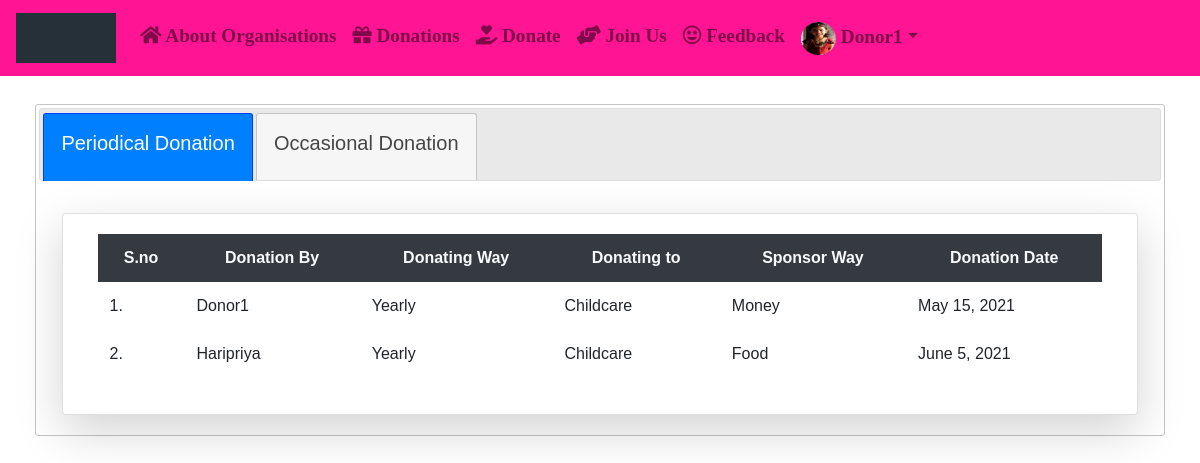
/info/ (signed in), run on an earlier commit of the app's database.
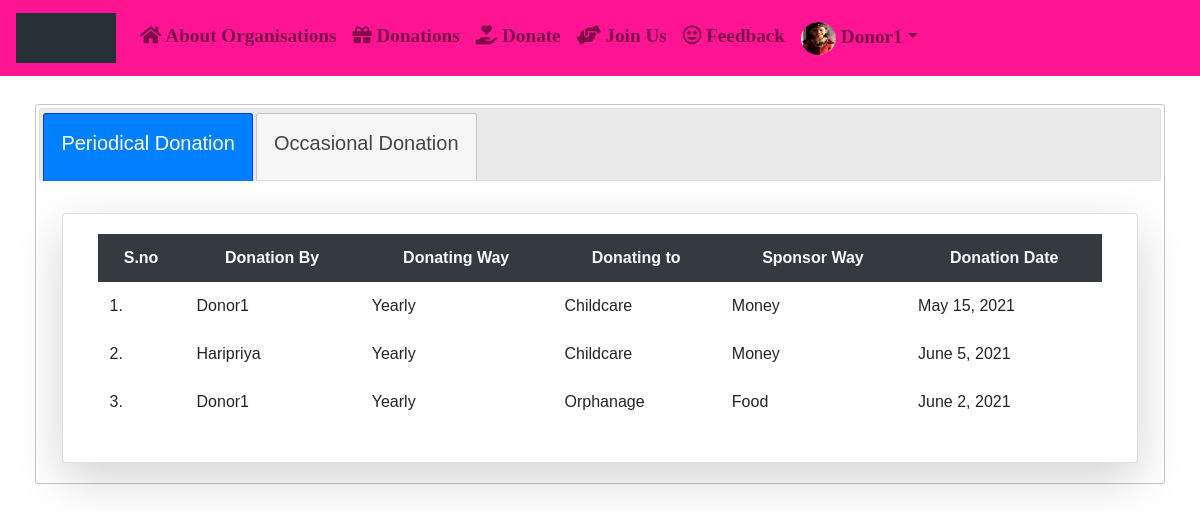
And on a later commit of the database.
### App/models.py (models this page shows)
class User(AbstractUser):
	img= models.ImageField(upload_to='Profiles/',default="profile.png")
	dob=models.DateField(null=True,blank=True)
	g=[('Male','Male'),('Female','Female')]
	gender=models.CharField(max_length=10,choices=g,null=True,blank=True)
	ph_no=models.CharField(max_length=10)
	pan_no=models.CharField(max_length=10,null=True,blank=True)
	address=models.CharField(max_length=100)
	postal_code=models.CharField(max_length=7)
	city=models.CharField(max_length=20)
	state=models.CharField(max_length=20,default='Andhra Pradesh')
	country=models.CharField(max_length=20,default='India')
	idgen = models.TextField(blank=True)
	p=[(1,'Donor'),(2,'Organisation'),(3,'Guest')]
	role=models.IntegerField(choices=p,default=3)

class Donate(models.Model):
	d=[('Select',"Select"),('Yearly',"Yearly Once"),('Monthly',"Monthly Once"),('Quarterly',"Quarterly Once"),('One Time',"One time donation")]
	s=[('Select',"Select"),('Food',"Food"),('Clothes',"Clothes"),('Money',"Money")]
	username=models.CharField(max_length=50)
	email=models.EmailField(max_length=50)
	ways_to_donate=models.CharField(max_length=50,choices=d,default='Select')
	donating_to=models.CharField(max_length=50)
	sponsor_way=models.CharField(max_length=50,choices=s,default='Select')
	donating_date=models.DateField()
	uid=models.ForeignKey(User,on_delete=models.CASCADE)

### App/views.py (the view)
# urls.py: path('info/',views.information,name="info"),
def information(request):
	d=Donate.objects.all()
	o=OccDonate.objects.all()
	return render(request,'html/information.html',{'d':d,'o':o})

### App/templates/html/information.html (shortened to what this page needs)
{% extends 'html/base.html' %}
{% block content %}
<div class="container-fluid mt-2">
	<div class="card-body">
		<div id="tabs">
  			<ul>
    			<li><a href="#tab1"class="btn btn col-sm my-2 mx-auto"><h5>Periodical Donation</h5></a></li>
    			<li><a href="#tab2"class="btn btn col-sm my-2 mx-auto"><h5>Occasional Donation</h5></a></li>
  			</ul>
  			<div id="tab1">
  				<div class="container-fluid mt-2">
				<div class="row">
  				<div class="card col-md mt-2 shadow-lg">
				<div class="card-body">
				<table class="table table-borderless table-center">
					<tr class="bg-dark text-light text-center">
						<th>S.no</th>
						<th>Donation By</th>
						<th>Donating Way</th>
						<th>Donating to</th>
						<th>Sponsor Way</th>
						<th>Donation Date</th>
					</tr>
            		{% for k in d %}
            		<tr>
            			<td>{{forloop.counter}}.</td>
            			<td>{{k.username}}</td>
            			<td>{{k.ways_to_donate}}</td>
            			<td>{{k.donating_to}}</td>
            			<td>{{k.sponsor_way}}</td>
            			<td>{{k.donating_date}}</td>
            		</tr>
            		{% endfor %}
            	</table>
			</div>
		</div>
	</div>
</div>
</div>
</div>
</div>
</div>
{% endblock %}

### App/templates/html/base.html (shortened to what this page needs)
{% load static %}
<!DOCTYPE html>
<html lang="en">
<head>
  <link rel="stylesheet" href="{% static 'css/bootstrap.min.css' %}">
  <link rel="stylesheet" href="{% static 'css/jquery-ui.css' %}">
</head>
<body>
{% include 'html/navbar.html' %}
{% block content %}
{% endblock %}
</body>
</html>

### App/templates/html/navbar.html (shortened to what this page needs)
{% load static %}
<link rel="stylesheet" href="https://use.fontawesome.com/releases/v5.7.0/css/all.css">
<link rel="stylesheet" href="https://cdnjs.cloudflare.com/ajax/libs/font-awesome/4.7.0/css/font-awesome.min.css">
<nav class="navbar navbar-expand-md navbar-light" style="background-color:#FF1493;">
  <a class="navbar-brand" href="{% url 'hm' %}"> <img src="{% static 'images/gif.gif' %}" alt="logo" style="width:100px;height:50px">
</a>
  <div style="font-family:Garamond;font-weight:bold;font-size: 120%;">
  <div class="collapse navbar-collapse" id="collapsibleNavbar">
    <ul class="navbar-nav">
      {% if not user.is_authenticated %}
      <li class="nav-item">
        <a class="nav-link" href="{% url 'hm' %}"><i class="fas fa-home"></i> Home</a>
      </li>
      <li class="nav-item">
        <a class="nav-link" href="{% url 'rg' %}"><i class='fas fa-user-plus'></i> Register Here</a>
      </li>
      <li class="nav-item">
        <a class="nav-link disabled" href="{% url 'lg' %}"><i class="fas fa-address-card"></i> Login</a>
      </li>
      {% elif user.role == 1 %}
      <li class="nav-item">
        <a class="nav-link" href="{% url 'aus' %}"><i class='fas fa-home'></i> About Organisations</a>
      </li>
      <li class="nav-item">
        <a class="nav-link" href="{% url 'mn' %}"><i class='fas fa-gift'></i> Donations</a>
      </li>
      <li class="nav-item">
        <a class="nav-link" href="{% url 'don' %}"><i class="fas fa-hand-holding-heart"></i> Donate</a>
      </li>
      <li class="nav-item">
        <a class="nav-link" href="{% url 'join' %}"><i class="fas fa-hands-helping"></i> Join Us</a>
      </li>
      <li class="nav-item">
      <a class="nav-link" href="{% url 'fb' %}"><i class='far fa-grin-stars'></i> Feedback</a>
      </li>
      <li class="dropdown">
       <a type="button" class="nav-link dropdown-toggle" data-toggle="dropdown"><img src="{{request.user.img.url}}" height="33px" width="35px" class="rounded-circle" />   {{user.username}}</a>
</li>
      {% endif %}
  </ul>
  </div>
  </div>
</nav>

What changed in the data, as far as the page shows it:
changed Donate "Haripriya": sponsor_way "Food" → "Money"
added Donate: username "Donor1", ways_to_donate "Yearly", donating_to "Orphanage", sponsor_way "Food", donating_date "June 2, 2021"
